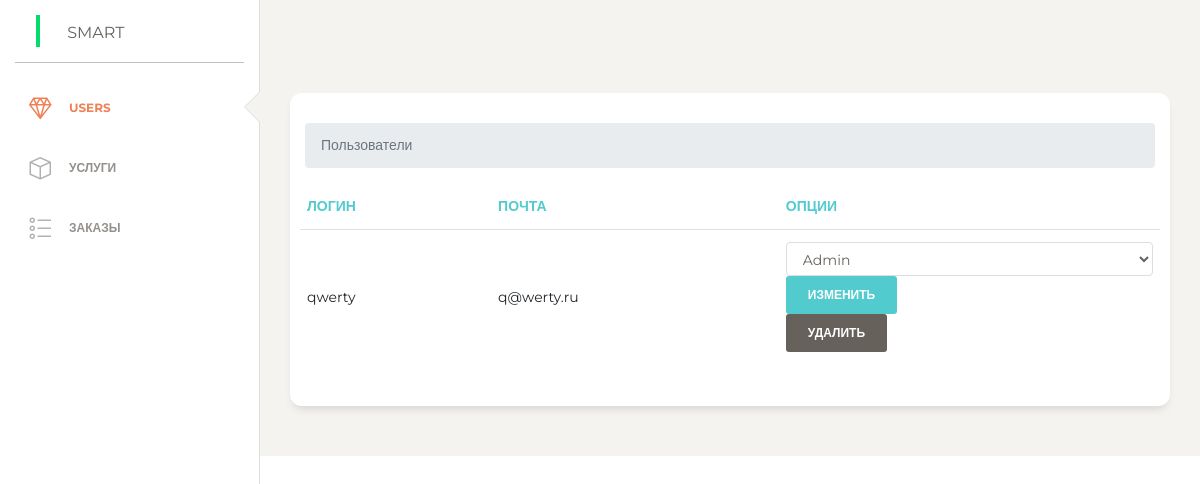
/admin/modules/users.php, run on an earlier commit of the app's database.
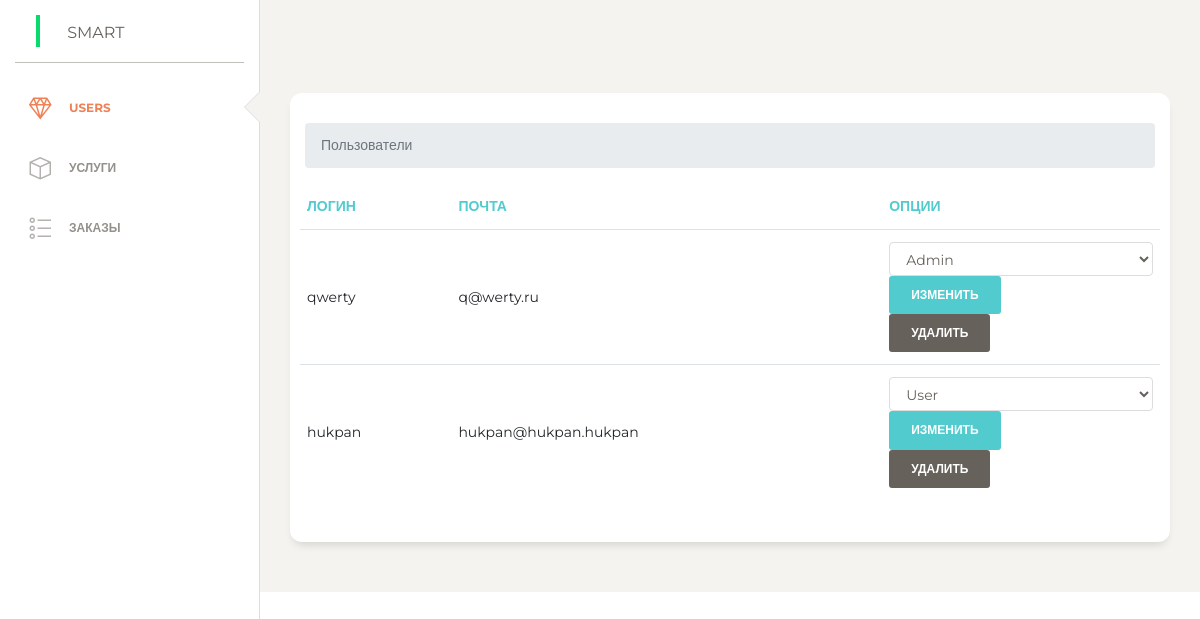
And on a later commit of the database.
### tables this page shows
CREATE TABLE `users` (
  `id` int(11) NOT NULL,
  `login` varchar(255) NOT NULL,
  `phone` varchar(255) NOT NULL,
  `email` varchar(255) NOT NULL,
  `password` varchar(255) NOT NULL,
  `confirm_mail` varchar(255) NOT NULL,
  `verified` int(11) NOT NULL DEFAULT 0,
  `first_name` varchar(255) NOT NULL,
  `second_name` varchar(255) NOT NULL,
  `admin_param` varchar(255) NOT NULL DEFAULT 'User'
);

### admin/modules/users.php (the view, shortened to what this page needs)
<?php
$page = "users";
include $_SERVER['DOCUMENT_ROOT']."./admin/parts/header.php";
?>
      <div class="content">
        <div class="row">
          <div class="col-md-12">
            <div class="card">
              <div class="card-header">
              </div>
              <div class="card-body">
                      <nav aria-label="breadcrumb">
                        <ol class="breadcrumb">
                          <li class="breadcrumb-item active" aria-current="page">Пользователи</li>
                        </ol>
                      </nav>
                <div class="table" >
                <div class="form-row">
                  <table class="table">
                    <thead class=" text-primary">
                      <th>
                        Логин
                      </th>
                      <th>
                        Почта
                      </th>
                      <th >
                        Опции
                      </th>
                    </thead>
                    <tbody>
                      <?php
                      $sql = "SELECT * FROM users";
                      $result = $conn->query($sql);
                      while ($row = mysqli_fetch_assoc($result)) {
                      ?>
                        <tr>
                          <td style="max-width: 200px;">
                            <?php echo $row['login'] ?>
                          </td>
                          <td style="max-width: 900px;">
                            <?php echo $row['email'] ?>
                          </td>
                          <td>
                             <?php
                        		if($row['admin_param'] == 'User') {
                        			?>
                        			<form method="POST">
		                            	<select class="form-control" name="admin_param">
										  <option><?php echo $row['admin_param'] ?></option>
										</select>
										<button type="submit" class="btn btn-primary">Изменить</button>
									</form>
								<?php
								} else {
									?>
									<form method="POST">
		                            	<select class="form-control" name="admin_param">
										  <option><?php echo $row['admin_param'] ?></option>
										</select>
										<button type="submit" class="btn btn-primary">Изменить</button>
									</form>
									<?php
									}
								 ?>
                              <a href="delete_user.php?id=<?php echo $row['id'] ?>" name="del"  type="button" class="btn btn-secondary">Удалить</a>
                          </td>
                        </tr>
                      <?php
                      }
                      ?>
                    </tbody>
                  </table>
                </div>
              </div>
              </div>
            </div>
          </div>
    </div>
  </div>
<?php
include $_SERVER['DOCUMENT_ROOT']."./admin/parts/footer.php";
?>

### admin/parts/header.php (shortened to what this page needs)
<!DOCTYPE html>
<html lang="en">
<head>
  <link href="https://maxcdn.bootstrapcdn.com/font-awesome/latest/css/font-awesome.min.css" rel="stylesheet">
  <link href="../assets/css/new.css" rel="stylesheet">
  <link href="/admin/assets/css/bootstrap.min.css" rel="stylesheet" />
  <link href="/admin/assets/css/paper-dashboard.css?v=2.0.1" rel="stylesheet" />
  <link href="/admin/assets/demo/demo.css" rel="stylesheet" />
</head>
<body class="">
  <div class="wrapper">
    <div class="sidebar" data-color="white" data-active-color="danger">
      <div class="logo">
        <a href="../../index.php" class="simple-text logo-mini">
          <div class="logo-image-small">
            <img src="/assets/img/favicon2.png">
          </div>
        </a>
        <a href="../../index.php" class="simple-text logo-normal">
          SMART
        </a>
              </div>
      <div class="sidebar-wrapper">
<?php include $_SERVER['DOCUMENT_ROOT']."/admin/parts/nav.php"; ?>
      </div>
    </div>
    <div class="main-panel">

### admin/parts/nav.php
<ul class="nav">
  <li class= "<?php if($page == "users"){ echo 'active';} ?>">
    <a href="/admin/modules/users.php">
      <i class="nc-icon nc-diamond"></i>
      <STRONG><p>Users</p></STRONG>
    </a>
  </li>
  <li class= "<?php if($page == "products"){ echo 'active';} ?>">
    <a href="/admin/modules/services.php">
      <i class="nc-icon nc-app"></i>
      <STRONG><p>Услуги</p></STRONG>
    </a>
  </li>
  <li class= "<?php if($page == "orders"){ echo 'active';} ?>">
    <a href="/admin/modules/orders.php">
      <i class="nc-icon nc-bullet-list-67"></i>
      <STRONG><p>ЗАКАЗЫ</p></STRONG>
    </a>
  </li>
 </ul>

### admin/parts/footer.php (shortened to what this page needs)
</body>
</html>

What changed in the data, as far as the page shows it:
added users: login "hukpan", email "hukpan@hukpan.hukpan", admin_param "User"
